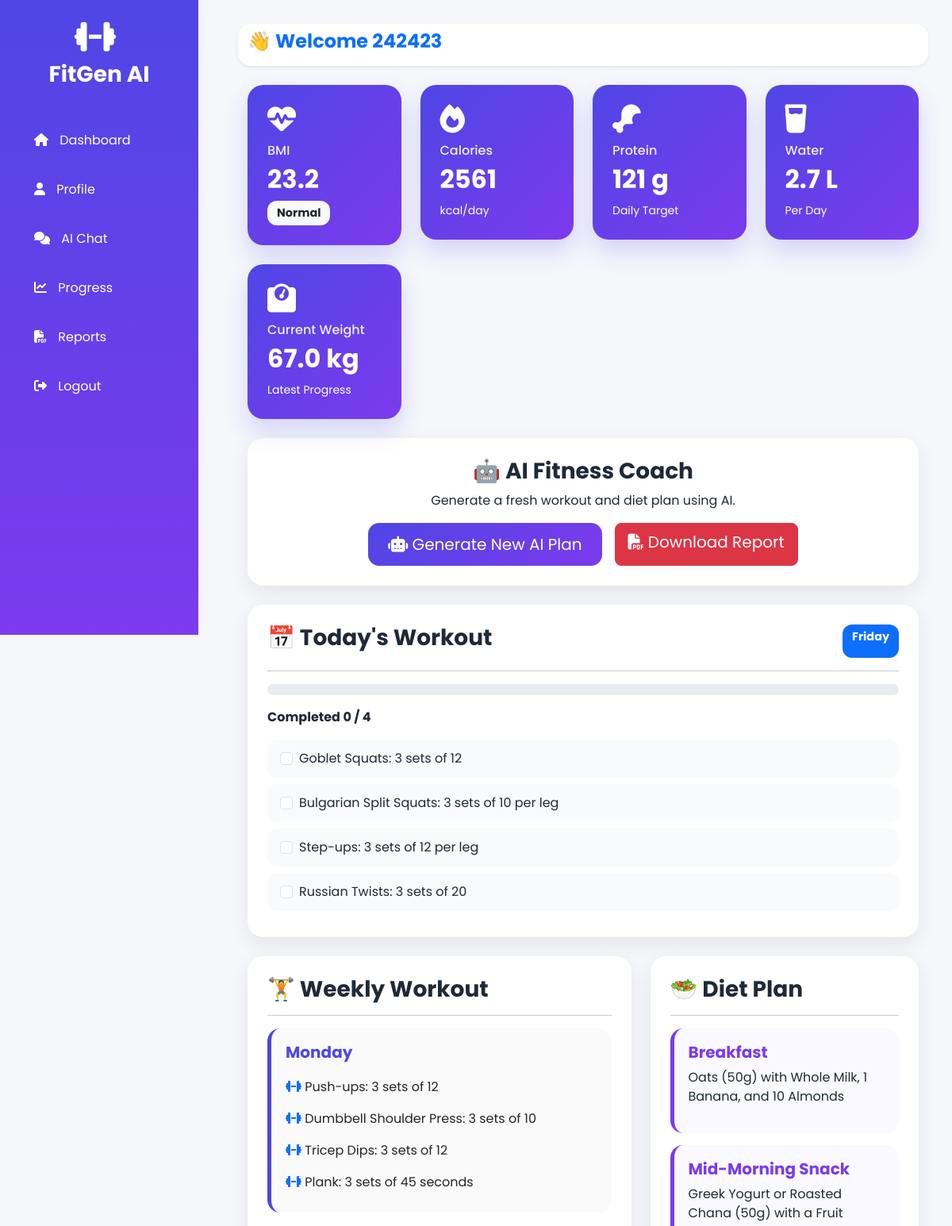
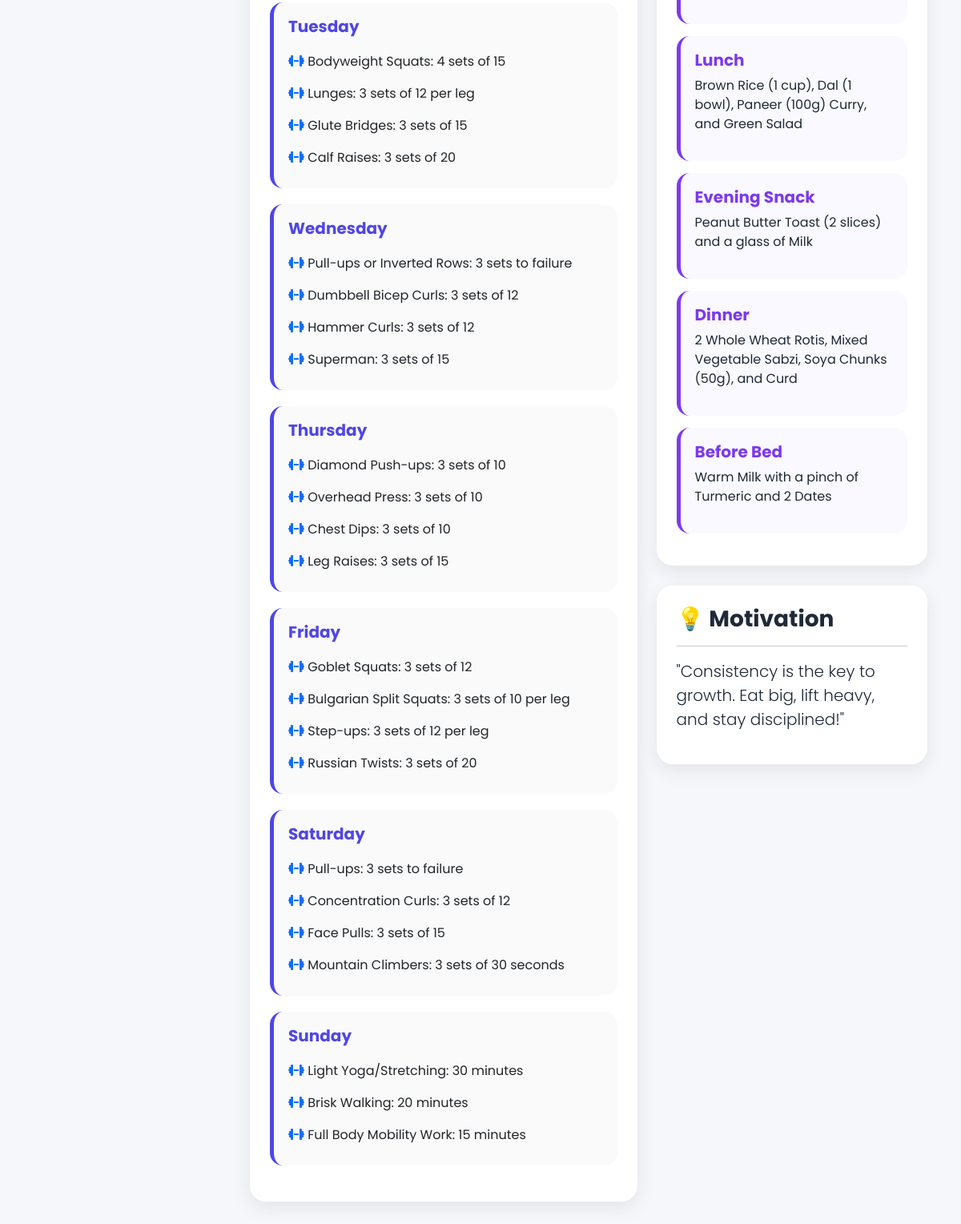
The app's page /dashboard (signed in) with its own data (2 pictures, top to bottom).
### models/user.py (models this page shows, shortened)
class User(UserMixin, db.Model):
    __tablename__ = "users"
    id = db.Column(db.Integer, primary_key=True)
    name = db.Column(db.String(100), nullable=False)
    email = db.Column(db.String(120), unique=True, nullable=False)
    password = db.Column(db.String(255), nullable=False)
    age = db.Column(db.Integer)
    gender = db.Column(db.String(20))
    height = db.Column(db.Float)
    weight = db.Column(db.Float)
    goal = db.Column(db.String(50))
    activity = db.Column(db.String(50))
    diet = db.Column(db.String(50))
    budget = db.Column(db.Integer)
    workout_days = db.Column(db.Integer)
    plans = db.relationship(
        "Plan",
        backref="user",
        lazy=True,
        cascade="all, delete-orphan"
    )
    progress = db.relationship(
    "Progress",
    backref="user",
    lazy=True,
    cascade="all, delete-orphan"
    )

### models/plan.py (models this page shows)
class Plan(db.Model):
    __tablename__ = "plans"
    id = db.Column(db.Integer, primary_key=True)
    user_id = db.Column(
        db.Integer,
        db.ForeignKey("users.id"),
        nullable=False
    )
    workout = db.Column(db.Text, nullable=False)
    diet = db.Column(db.Text, nullable=False)
    water = db.Column(db.String(100))
    motivation = db.Column(db.Text)
    created_at = db.Column(
        db.DateTime,
        default=datetime.utcnow
    )

### routes/dashboard.py (the view)
@dashboard_bp.route("/dashboard")
@login_required
def dashboard():
    plan = Plan.query.filter_by(
        user_id=current_user.id
    ).order_by(
        Plan.id.desc()
    ).first()
    workout = {}
    diet = {}
    if plan:
        workout = json.loads(plan.workout)
        diet = json.loads(plan.diet)
    latest_progress = Progress.query.filter_by(
        user_id=current_user.id
    ).order_by(
        Progress.created_at.desc()
    ).first()
    current_weight = current_user.weight
    if latest_progress:
        current_weight = latest_progress.weight
    bmi = calculate_bmi(
        current_user.height,
        current_weight
    )
    bmi_result = bmi_status(bmi)
    daily_calories = calories(
        current_weight,
        current_user.goal
    )
    daily_protein = protein(
        current_weight
    )
    daily_water = water(
        current_weight
    )
    today = datetime.now().strftime("%A")
    today_workout = workout.get(today, [])
    total_exercises = len(today_workout)
    completed = 0
    progress = 0
    if total_exercises > 0:
        progress = int(
            (completed / total_exercises) * 100
        )
    return render_template(
        "dashboard.html",
        user=current_user,
        plan=plan,
        workout=workout,
        diet=diet,
        bmi=bmi,
        bmi_result=bmi_result,
        daily_calories=daily_calories,
        daily_protein=daily_protein,
        daily_water=daily_water,
        current_weight=current_weight,
        today=today,
        today_workout=today_workout,
        progress=progress,
        completed=completed,
        total_exercises=total_exercises
    )

### models/user.py (called while the page is built)
@login_manager.user_loader
def load_user(user_id):
    return User.query.get(int(user_id))

### services/fitness.py (called while the page is built)
def calculate_bmi(height_cm, weight):
    if height_cm is None or weight is None:
        return 0
    if height_cm == 0:
        return 0
    height = height_cm / 100
    bmi = weight / (height * height)
    return round(bmi, 1)

def bmi_status(bmi):
    if bmi == 0:
        return "Unknown"
    if bmi < 18.5:
        return "Underweight"
    elif bmi < 25:
        return "Normal"
    elif bmi < 30:
        return "Overweight"
    return "Obese"

def calories(weight, goal):
    if weight is None:
        return 0
    maintenance = weight * 33
    if goal == "Weight Gain":
        maintenance += 350
    elif goal == "Weight Loss":
        maintenance -= 400
    return int(maintenance)

def protein(weight):
    if weight is None:
        return 0
    return round(weight * 1.8)

def water(weight):
    if weight is None:
        return 0
    return round(weight * 0.04, 1)

### templates/dashboard.html (shortened to what this page needs)
{% extends "base.html" %}
{% block content %}
<div class="container-fluid">
    <div class="row g-4 mb-4">
        <div class="col-lg-3 col-md-6">
            <div class="dashboard-card">
                <i class="fa-solid fa-heart-pulse card-icon"></i>
                <h6>BMI</h6>
                <h2>{{ bmi }}</h2>
                <span class="badge bg-light text-dark">
                    {{ bmi_result }}
                </span>
            </div>
        </div>
        <div class="col-lg-3 col-md-6">
            <div class="dashboard-card">
                <i class="fa-solid fa-fire card-icon"></i>
                <h6>Calories</h6>
                <h2>{{ daily_calories }}</h2>
                <small>kcal/day</small>
            </div>
        </div>
        <div class="col-lg-3 col-md-6">
            <div class="dashboard-card">
                <i class="fa-solid fa-drumstick-bite card-icon"></i>
                <h6>Protein</h6>
                <h2>{{ daily_protein }} g</h2>
                <small>Daily Target</small>
            </div>
        </div>
        <div class="col-lg-3 col-md-6">
            <div class="dashboard-card">
                <i class="fa-solid fa-glass-water card-icon"></i>
                <h6>Water</h6>
                <h2>{{ daily_water }} L</h2>
                <small>Per Day</small>
            </div>
        </div>
        <div class="col-lg-3 col-md-6">
            <div class="dashboard-card">
            <i class="fa-solid fa-weight-scale card-icon"></i>
            <h6>Current Weight</h6>
            <h2>{{ current_weight }} kg</h2>
            <small>Latest Progress</small>
            </div>
        </div>
    </div>
    <div class="glass-card text-center mb-4">
        <h3>🤖 AI Fitness Coach</h3>
        <p>
            Generate a fresh workout and diet plan using AI.
        </p>
        <div class="d-flex justify-content-center gap-3 flex-wrap">
    <a href="/generate-plan"
       class="btn btn-gradient btn-lg">
        <i class="fa-solid fa-robot"></i>
        Generate New AI Plan
    </a>
    <a href="/report"
       class="btn btn-danger btn-lg">
        <i class="fa-solid fa-file-pdf"></i>
        Download Report
    </a>
    </div>
    </div>
    <div class="glass-card mb-4">
        <div class="d-flex justify-content-between">
            <h3>
                📅 Today's Workout
            </h3>
            <span class="badge bg-primary">
                {{ today }}
            </span>
        </div>
        <hr>
        {% if today_workout %}
            <div class="progress mb-3">
            </div>
            <p>
                <strong>
                    Completed
                    <span id="completedCount">
                        0
                    </span>
                    /
                    {{ total_exercises }}
                </strong>
            </p>
            {% for exercise in today_workout %}
            <div class="form-check mb-2">
                <input
                    class="form-check-input workout-check"
                    type="checkbox">
                <label class="form-check-label">
                    {{ exercise }}
                </label>
            </div>
            {% endfor %}
        {% endif %}
    </div>
    <div class="row">
        <div class="col-lg-7">
            <div class="glass-card">
                <h3>
                    🏋 Weekly Workout
                </h3>
                <hr>
                {% if workout %}
                    {% for day, exercises in workout.items() %}
                    <div class="day-card">
                        <h5>
                            {{ day }}
                        </h5>
                        <ul class="list-group list-group-flush">
                            {% for exercise in exercises %}
                            <li class="list-group-item">
                                <i class="fa-solid fa-dumbbell text-primary"></i>
                                {{ exercise }}
                            </li>
                            {% endfor %}
                        </ul>
                    </div>
                    {% endfor %}
                {% else %}
                    <div class="text-center p-5">
                        <h4>
                            No Workout Yet
                        </h4>
                    </div>
                {% endif %}
            </div>
        </div>
        <div class="col-lg-5">
            <div class="glass-card">
                <h3>
                    🥗 Diet Plan
                </h3>
                <hr>
                {% if diet %}
                    {% for meal, food in diet.items() %}
                    <div class="meal-card">
                        <h5>
                            {{ meal }}
                        </h5>
                        <p>
                            {{ food }}
                        </p>
                    </div>
                    {% endfor %}
                {% else %}
                    <div class="text-center p-5">
                        <h4>
                            No Diet Plan
                        </h4>
                    </div>
                {% endif %}
            </div>
            {% if plan %}
            <div class="glass-card">
                <h3>
                    💡 Motivation
                </h3>
                <hr>
                <p class="lead">
                    "{{ plan.motivation }}"
                </p>
            </div>
            {% endif %}
        </div>
    </div>
</div>
{% endblock %}

### templates/base.html (shortened to what this page needs)
<!DOCTYPE html>
<html lang="en">
<head>
    <link href="https://cdn.jsdelivr.net/npm/bootstrap@5.3.3/dist/css/bootstrap.min.css" rel="stylesheet">
    <link rel="stylesheet"
        href="https://cdnjs.cloudflare.com/ajax/libs/font-awesome/6.6.0/css/all.min.css">
    <link rel="stylesheet"
        href="{{ url_for('static', filename='css/style.css') }}">
</head>
<body>
    {% if current_user.is_authenticated %}
    <div class="sidebar">
        <div class="logo">
            <i class="fa-solid fa-dumbbell"></i>
            <h3>FitGen AI</h3>
        </div>
        <a href="/dashboard">
            <i class="fa-solid fa-house"></i>
            Dashboard
        </a>
        <a href="/profile">
            <i class="fa-solid fa-user"></i>
            Profile
        </a>
        <a href="/chat">
            <i class="fa-solid fa-comments"></i>
            AI Chat
        </a>
        <a href="/progress">
            <i class="fa-solid fa-chart-line"></i>
            Progress
        </a>
        <a href="#">
            <i class="fa-solid fa-file-pdf"></i>
            Reports
        </a>
        <a href="/logout">
            <i class="fa-solid fa-right-from-bracket"></i>
            Logout
        </a>
    </div>
    {% endif %}
    <div class="{% if current_user.is_authenticated %}main-content{% endif %}">
        <nav class="navbar navbar-expand-lg navbar-light bg-white shadow-sm rounded-4 mb-4">
            <div class="container-fluid">
                <h4 class="fw-bold text-primary">
                    👋 Welcome
                    {% if current_user.is_authenticated %}
                        {{ current_user.name }}
                    {% else %}
                        Guest
                    {% endif %}
                </h4>
            </div>
        </nav>
        {% block content %}
        {% endblock %}
    </div>
</body>
</html>

### static/css/style.css (style rules this page uses)
* { margin:0; padding:0; box-sizing:border-box; font-family:'Poppins',sans-serif; }
:root { --primary:#4F46E5; --secondary:#7C3AED; --success:#10B981; --warning:#F59E0B; --danger:#EF4444; --dark:#1F2937; --light:#F5F7FB; --white:#FFFFFF; }
body { background:var(--light); color:var(--dark); }
.sidebar { position:fixed; top:0; left:0; width:250px; height:100vh; background:linear-gradient(180deg,var(--primary),var(--secondary)); color:white; padding:25px; overflow-y:auto; z-index:999; }
.logo { text-align:center; margin-bottom:40px; }
.logo i { font-size:42px; margin-bottom:10px; }
.logo h3 { font-weight:700; }
.sidebar a { display:block; color:white; text-decoration:none; padding:14px 18px; margin-bottom:10px; border-radius:14px; transition:.3s; }
.sidebar i { margin-right:10px; }
.main-content { margin-left:270px; padding:30px; }
.navbar { border-radius:20px; }
.dashboard-card { background:linear-gradient(135deg,var(--primary),var(--secondary)); color:white; padding:25px; border-radius:20px; box-shadow:0 15px 30px rgba(79,70,229,.2); transition:.35s; }
.dashboard-card h6 { margin-top:10px; opacity:.9; }
.dashboard-card h2 { margin-top:8px; font-weight:700; }
.card-icon { font-size:36px; }
.glass-card { background:white; border-radius:20px; padding:25px; box-shadow:0 8px 25px rgba(0,0,0,.08); margin-bottom:25px; }
.glass-card h3 { font-weight:700; }
.day-card { border-left:5px solid var(--primary); border-radius:16px; background:#fafafa; padding:18px; margin-bottom:20px; transition:.3s; }
.day-card h5 { color:var(--primary); font-weight:700; margin-bottom:12px; }
.list-group-item { border:none; padding-left:0; background:transparent; }
.meal-card { border-left:5px solid var(--secondary); background:#faf9ff; padding:18px; border-radius:16px; margin-bottom:15px; }
.meal-card h5 { color:var(--secondary); font-weight:700; }
.form-check { background:#F9FAFB; border-radius:12px; padding:12px 16px 12px 40px; margin-bottom:12px; }
.progress { height:14px; border-radius:10px; }
.btn-gradient { background:linear-gradient(135deg,var(--primary),var(--secondary)); color:white; border:none; border-radius:14px; padding:12px 25px; transition:.3s; }
.badge { font-size:.9rem; padding:8px 12px; border-radius:12px; }

### records on screen
User: name "242423", weight "67.0"
Plan: motivation "Consistency is the key to growth. Eat big, lift heavy, and stay disciplined!"

### other values on screen
{{ bmi }} "23.2"
{{ bmi_result }} "Normal"
{{ daily_calories }} "2561"
{{ daily_protein }} "121"
{{ daily_water }} "2.7"
{{ total_exercises }} "4"
{{ exercise }} "Goblet Squats: 3 sets of 12" "Bulgarian Split Squats: 3 sets of 10 per leg" "Step-ups: 3 sets of 12 per leg" "Russian Twists: 3 sets of 20"
{{ day }} "Monday" "Tuesday" "Wednesday" "Thursday" "Friday" "Saturday" "Sunday"
{{ exercise }} "Push-ups: 3 sets of 12" "Dumbbell Shoulder Press: 3 sets of 10" "Tricep Dips: 3 sets of 12" "Plank: 3 sets of 45 seconds" "Bodyweight Squats: 4 sets of 15" "Lunges: 3 sets of 12 per leg" "Glute Bridges: 3 sets of 15" "Calf Raises: 3 sets of 20" "Pull-ups or Inverted Rows: 3 sets to failure" "Dumbbell Bicep Curls: 3 sets of 12" "Hammer Curls: 3 sets of 12" "Superman: 3 sets of 15" "Diamond Push-ups: 3 sets of 10" "Overhead Press: 3 sets of 10" "Chest Dips: 3 sets of 10" "Leg Raises: 3 sets of 15" "Goblet Squats: 3 sets of 12" "Bulgarian Split Squats: 3 sets of 10 per leg" "Step-ups: 3 sets of 12 per leg" "Russian Twists: 3 sets of 20" "Pull-ups: 3 sets to failure" "Concentration Curls: 3 sets of 12" "Face Pulls: 3 sets of 15" "Mountain Climbers: 3 sets of 30 seconds" "Light Yoga/Stretching: 30 minutes" "Brisk Walking: 20 minutes" "Full Body Mobility Work: 15 minutes"
{{ meal }} "Breakfast" "Mid-Morning Snack" "Lunch" "Evening Snack" "Dinner" "Before Bed"
{{ food }} "Oats (50g) with Whole Milk, 1 Banana, and 10 Almonds" "Greek Yogurt or Roasted Chana (50g) with a Fruit" "Brown Rice (1 cup), Dal (1 bowl), Paneer (100g) Curry, and Green Salad" "Peanut Butter Toast (2 slices) and a glass of Milk" "2 Whole Wheat Rotis, Mixed Vegetable Sabzi, Soya Chunks (50g), and Curd" "Warm Milk with a pinch of Turmeric and 2 Dates"
